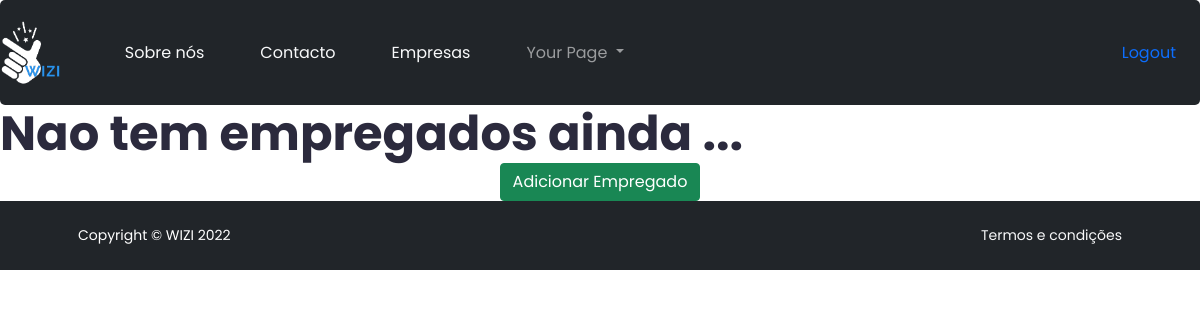
Page /employers/ (signed in) on the earlier database version.
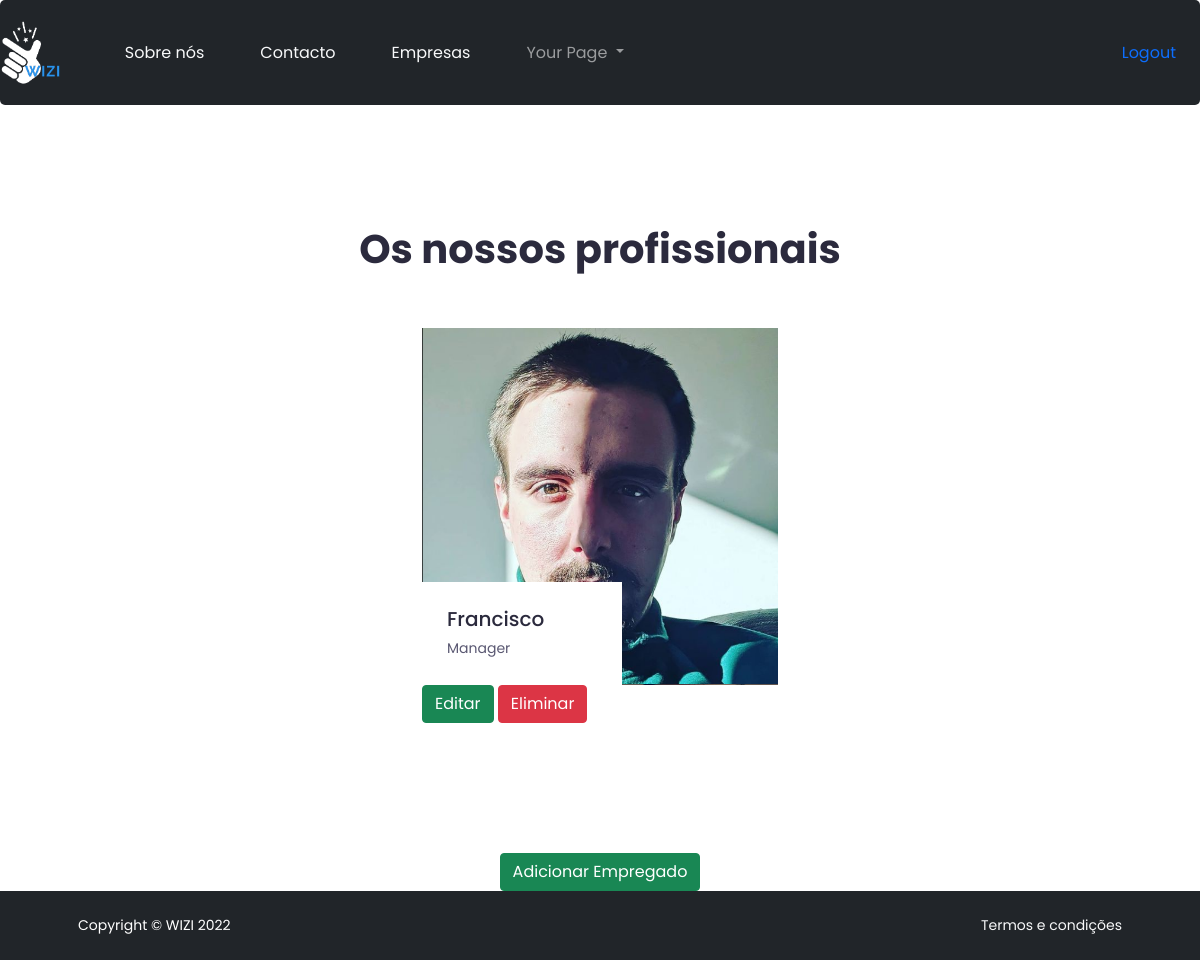
Same page on the later database version.
### src/models.py (models this page shows, shortened)
class Employer(models.Model):
    company = models.ForeignKey(Company, on_delete=models.CASCADE)
    name = models.CharField(max_length=30)
    funcion = models.CharField(max_length=20, blank=True, null=True)
    image = models.ImageField(default="default.png")

### src/views.py (the view)
# urls.py: path('employers/', listing_employer),
@login_required
def listing_employer(request):
    try:
        company = Company.objects.get(user=request.user)
    except Company.DoesNotExist:
        company = None
    employers = Employer.objects.filter(company=company)
    context = {
        "employers": employers,
        "company": company,
    }
    return render (request, "list_employer.html", context)

### templates/list_employer.html (shortened to what this page needs)
{% extends 'base.html' %}
{% load static %}
{% block content %}
    {% if company != None %}
      {% if employers|length == 0 %}
          <h1>Nao tem empregados ainda ...</h1>
      {% else %}
            <section id="team" class="team_area pt-120 pb-130">
                <div class="container">
                    <div class="row justify-content-center">
                        <div class="col-lg-6">
                            <div class="section_title text-center pb-25">
                                <h4 class="title wow fadeInUp" data-wow-duration="1.3s" data-wow-delay="0.2s">Os nossos profissionais</h4>
                            </div>
                        </div>
                    </div>
                    <div class="row justify-content-center team_active">
                    {% for employer in employers %}
                        <div class="col-lg-4 col-md-8 col-sm-10">
                            <div class="single_team mt-30 wow fadeInUp" data-wow-duration="1.3s" data-wow-delay="0.2s">
                                <img src="{{ employer.image.url }}" alt="team">
                                <div class="team_content" style="width: 200px">
                                    <h4 class="team_name"><a href="#0">{{ employer.name }}</a></h4>
                                    <p>{{ employer.funcion }}</p>
                                </div>
                            </div>
                            <a href="/employers/{{ employer.id }}/update/"><button type="submit" class="btn btn-success">Editar</button></a>
                            <a href="/employers/{{ employer.id }}/delete/"><button type="submit" class="btn btn-danger">Eliminar</button></a>
                        </div>
                        {% endfor %}
                    </div>
                </div>
            </section>
      {% endif %}
          <div class="d-flex align-items-center justify-content-center">
            <a href=" {% url 'create-employer' %} "><button type="submit" class="btn btn-success">Adicionar Empregado</button></a>
          </div>
    {% else %}
        <h1>E necessario ter uma pagina para adicionar empregados</h1>
        <a href="/companies/"><button type="submit" class="btn btn-success">Gerir Pagina</button></a>
    {% endif %}
{% endblock content %}

Differences in the rows shown:
added Employer: image (picture), name "Francisco", funcion "Manager"
Other differences:
text no longer shown: "Nao tem empregados ainda ..."
text now shown: "Os nossos profissionais"
